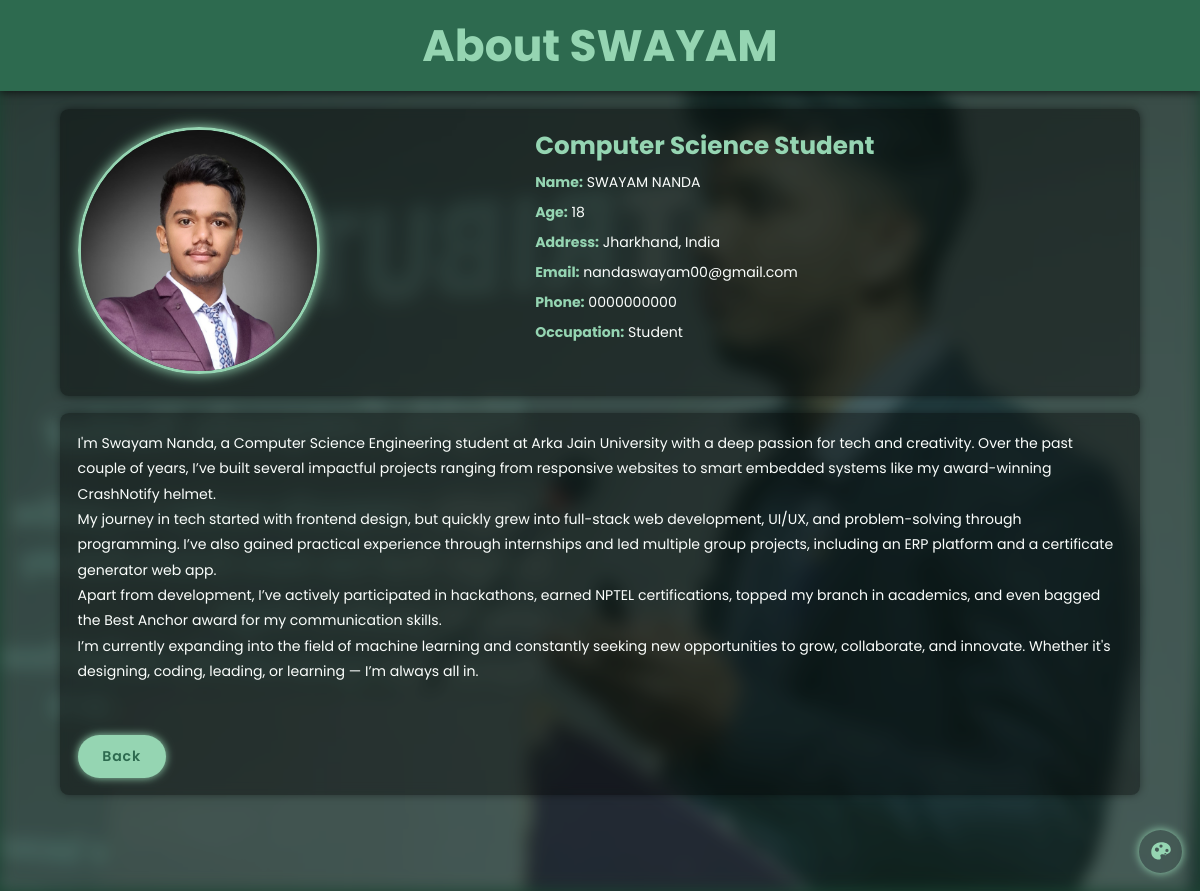
The page /about/ on the database its author committed.
### main/models.py (models this page shows, shortened)
class About(models.Model):
    heading = models.CharField(max_length=200)
    description = models.TextField()
    long_description = models.TextField(blank=True, null=True)
    image = models.ImageField(upload_to='about/')
    bgimage = models.ImageField(upload_to='about/', blank=True, null=True)
    name = models.CharField(max_length=100, default='Your Name')
    age = models.PositiveIntegerField(default=18)
    address = models.CharField(max_length=300, default='Your Address')
    email = models.EmailField(default='you@example.com')
    phone = models.CharField(max_length=15, default='0000000000')
    occupation = models.CharField(max_length=100, default='Student')

### main/views.py (the view)
# urls.py: path('about/', views.about, name='about'),
def about(request):
    about = About.objects.first()
    theme = get_current_theme(request)
    return render(request, 'about.html', {'about': about, 'theme': theme})

### main/views.py (called while the page is built)
def get_current_theme(request):
    if 'theme_id' not in request.session:
        theme = random.choice(SiteTheme.objects.all())
        request.session['theme_id'] = theme.id
    else:
        theme = SiteTheme.objects.get(id=request.session['theme_id'])
    return theme

### main/templates/about.html (shortened to what this page needs)
{% load static %}
<!DOCTYPE html>
<html lang="en">
  <head>
    <link rel="stylesheet" href="{% static 'css/style.css' %}" />
    <link
      href="https://unpkg.com/boxicons@2.1.4/css/boxicons.min.css"
      rel="stylesheet"
    />
    <link
      href="https://unpkg.com/boxicons@2.1.4/css/boxicons.min.css"
      rel="stylesheet"
    />
  </head>
  <body>
    <div class="bg-blur"></div>
    <div class="overlay">
      <header class="header1">
        <h1>About SWAYAM</h1>
      </header>
      <button
        id="themeToggleBtn"
        title="Change Theme"
        style="background: none; border: none; cursor: pointer"
      >
      </button>
      <section class="about-section">
        <div class="about-top">
          <div class="about-img">
            <img src="{{ about.image.url }}" alt="about photo" />
          </div>
          <div class="about-details">
            <h2>{{ about.heading }}</h2>
            <ul>
              <li><strong>Name:</strong> {{ about.name }}</li>
              <li><strong>Age:</strong> {{ about.age }}</li>
              <li><strong>Address:</strong> {{ about.address }}</li>
              <li><strong>Email:</strong> {{ about.email }}</li>
              <li><strong>Phone:</strong> {{ about.phone }}</li>
              <li><strong>Occupation:</strong> {{ about.occupation }}</li>
            </ul>
          </div>
        </div>
        <div class="about-bottom">
          {{ about.long_description|linebreaks }}
          <br /><br />
          <a href="/#about" class="btn">Back</a>
        </div>
      </section>
    </div>
  </body>
</html>

### main/static/css/style.css (style rules this page uses)
* { margin: 0; padding: 0; font-family: "Poppins", sans-serif; box-sizing: border-box; text-decoration: none; border: none; outline: none; list-style: none; scroll-behavior: smooth; transition: all 0.3s ease-in-out; }
html { transition: background-color 1s ease, color 0.3s ease; font-size: 62.5%; overflow-x: hidden; }
body { background-color: var(--bg-color); color: var(--text-color); }
section { min-height: 100vh; padding: 10rem 9% 2rem; }
.home-img img, .about-img img { max-width: 50rem; border-radius: 50%; border: 1px solid var(--main-color); box-shadow: 0 0 5rem var(--main-color); }
.btn { display: inline-block; padding: 1rem 2.8rem; background: var(--main-color); border-radius: 4rem; box-shadow: 0 0 1rem var(--main-color); font-size: 1.6rem; color: var(--second-bg-color); letter-spacing: 0.1rem; font-weight: 600; transition: all 0.2s ease-in-out; }
#themeToggleBtn { position: fixed; bottom: 2rem; right: 2rem; background-color: var(--second-bg-color); color: var(--main-color); padding: 1rem; border-radius: 50%; box-shadow: 0 0 10px var(--main-color); display: flex; justify-content: center; align-items: center; z-index: 999; transition: transform 0.3s ease, box-shadow 0.3s ease; }
@media (max-width: 1200px) { html { font-size: 55%; } }

### rows shown on the page
About: image (picture), heading "Computer Science Student", name "SWAYAM NANDA", age "18", address "Jharkhand, India", email "nandaswayam00@gmail.com", phone "0000000000", occupation "Student", long_description "I'm Swayam Nanda, a Computer Science Engineering student at Arka Jain University with a deep passion for tech and creativity. Over the past couple of years, I’ve built several impactful projects ranging from responsive websites to smart embedded systems like my award-winning CrashNotify helmet. My journey in tech started with frontend design, but quickly grew into full-stack web development, UI/UX, and problem-solving through programming. I’ve also gained practical experience through internships and led multiple group projects, including an ERP platform and a certificate generator web app. Apart from development, I’ve actively participated in hackathons, earned NPTEL certifications, topped…"
